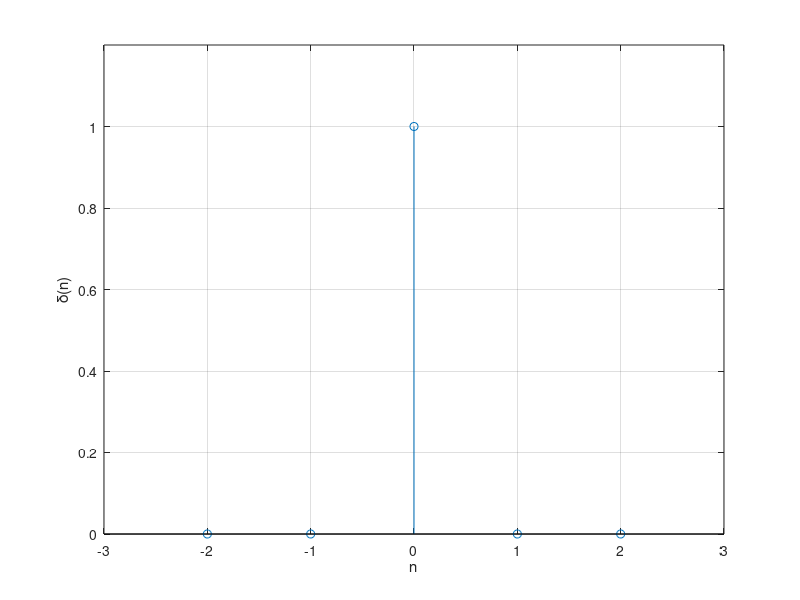
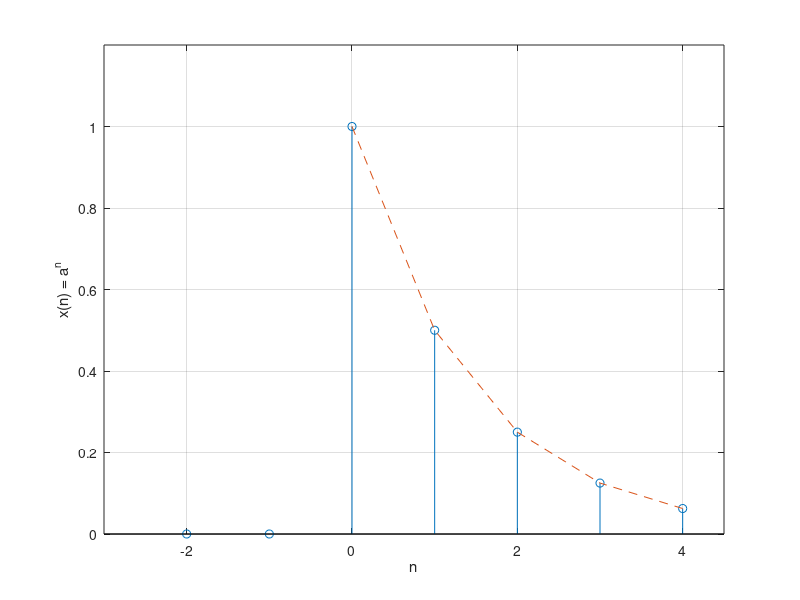

Write MATLAB code to recreate these figures, in order.
%% ECE512 lecture 2

clear all; clc;

%% delta 1
figure(1);clf;
x = [-2 -1 0 1 2];
y = [0 0 1 0 0];
stem(x,y)
xlabel('n')
ylabel('\delta(n)')
xlim([-3 3])
ylim([0 1.2])
grid


%% unit 1
figure(2);clf;
x = [-2 -1 0 1 2 3 4];
y = [0 0 1 1 1 1 1];
stem(x,y)
xlabel('n')
ylabel('u(n)')
xlim([-3 4.5])
ylim([0 1.2])
grid

%% one sided exponential 1
figure(2);clf;
a=.5;
x = [-2 -1 0 1 2 3 4];
y = [0 0 a^0 a^1 a^2 a^3 a^4];
stem(x,y)
xlabel('n')
ylabel('x(n) = a^n')
xlim([-3 4.5])
ylim([0 1.2])
hold on

x = [0 1 2 3 4];
y = [a^0 a^1 a^2 a^3 a^4];
plot(x,y,'--')
grid
